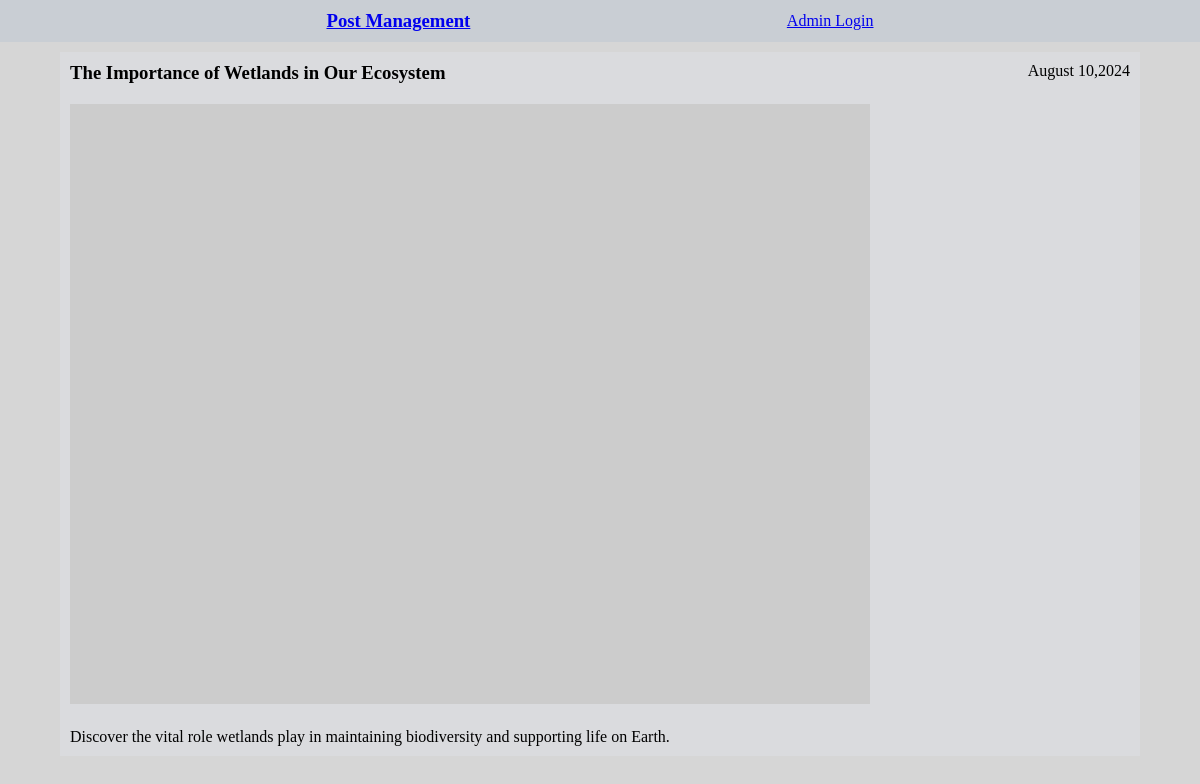
Screenshot of /post/3/ with the database file from the repository.
### firstapp/models.py (models this page shows, shortened)
class Post(models.Model):
    title = models.CharField(max_length=200)
    content = models.TextField()
    category = models.ForeignKey(Category, on_delete=models.CASCADE)
    img_url = models.URLField(blank=True)
    created_at = models.DateTimeField(auto_now_add=True)
    updated_at = models.DateTimeField(auto_now=True)

### firstapp/views.py (the view)
# urls.py: path('post/<int:post_id>/', views.postview, name='postDetail'),
def postview(req, post_id):
    post = Post.objects.get(pk=post_id)
    return render(req, 'singlepost.html', {'post': post})

### firstapp/templates/singlepost.html
{% extends 'header.html' %}
{% block content %}
{% load static %}
<div class="singlepostview">
    <div class="title"> <h3>{{post.title}}</h3> <p class="date">{{ post.created_at|date:"F j,Y" }}</p> </div>
    <div class="Imagewrapper"> <img src="{{post.img_url}}" alt=""></div>
    <div class="content">
        <p>{{post.content}}</p>
    </div>
</div>
{% endblock %}

### firstapp/static/css/home.css (style rules this page uses)
* { margin: 0; padding: 0; }
body { background-color: rgb(214, 214, 214); margin:0; padding: 0; }

### firstapp/static/css/header.css (style rules this page uses)
* { margin: 0; padding: 0; }

### firstapp/static/css/admin.css (style rules this page uses)
body { background-color: rgb(214, 214, 214); margin:0; padding: 0; }

### firstapp/static/css/singlepost.css (style rules this page uses)
* { margin: 0; padding: 0; }
body { background-color: rgb(214, 214, 214); margin:0; padding: 0; }
.singlepostview { width: 90%; margin: 10px auto; background-color:rgba(218, 220, 223, 0.973); }
.singlepostview>* { padding: 10px; }
.title { display: flex; justify-content: space-between; }

### rows the page displays
Post: title "The Importance of Wetlands in Our Ecosystem", created_at "August 10,2024", content "Discover the vital role wetlands play in maintaining biodiversity and supporting life on Earth."
